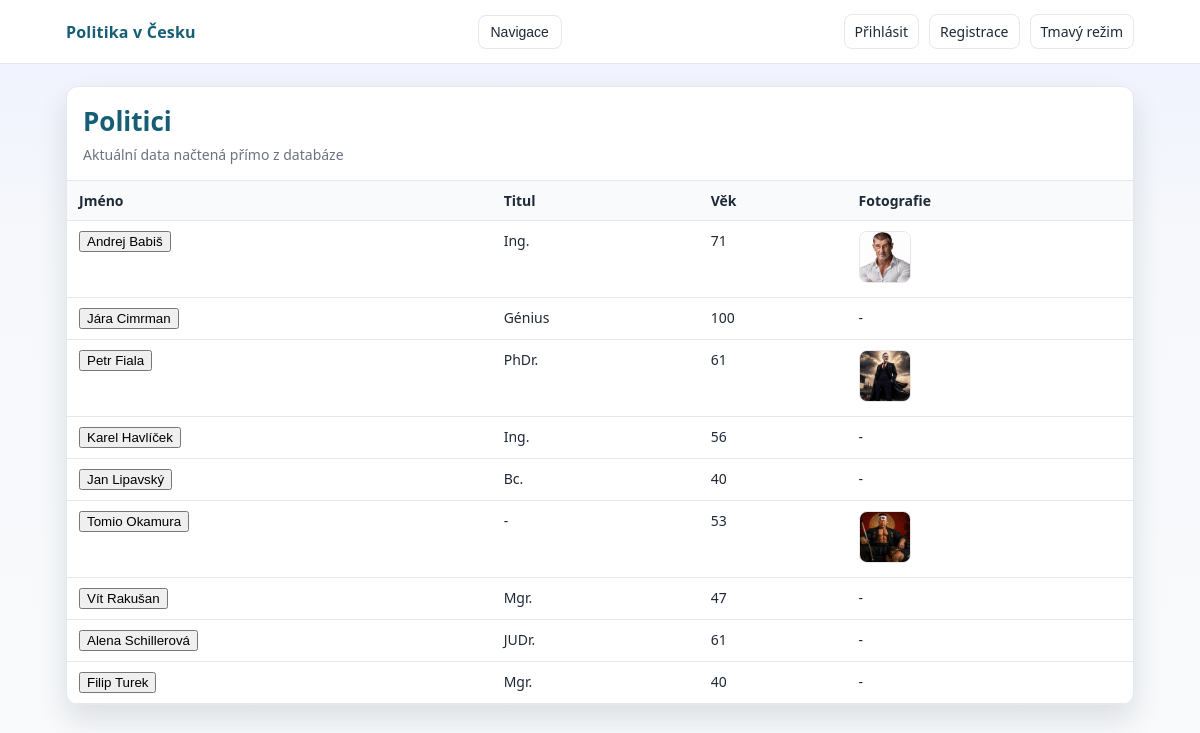
The app's page /politicians/ with its own data.
### politicians/models.py (models this page shows, shortened)
class Politician(models.Model):
    name = models.CharField(max_length=50, validators=[alphabetic_validator])
    surname = models.CharField(max_length=50, validators=[alphabetic_validator])
    title = models.CharField(max_length=50, blank=True, null=True)
    photo = models.BinaryField(blank=True, null=True)
    photo_file = models.ImageField(upload_to='photos/politicians/', blank=True, null=True)
    age = models.SmallIntegerField(blank=True, null=True, validators=[MinValueValidator(21), MaxValueValidator(100)])
    class Meta:
        db_table = 'politician'
        verbose_name = "politik"
        verbose_name_plural = "politici"

### politicians/views.py (the view)
# urls.py: path('politicians/', views.politicians_page, name='politicians'),
def politicians_page(request):
    politicians = Politician.objects.all().order_by('surname', 'name')
    context = {
        'page_title': 'Politici',
        'politicians': politicians,
    }
    return render(request, 'politicians/politicians.html', context)

### politicians/templates/politicians/politicians.html (shortened to what this page needs)
{% extends 'politicians/base.html' %}
{% block content %}
<div class="table-wrap">
    <table>
        <thead>
            <tr>
                <th>Jméno</th>
                <th>Titul</th>
                <th>Věk</th>
                <th>Fotografie</th>
            </tr>
        </thead>
        <tbody>
            {% for person in politicians %}
            <tr>
                <td>
                    <button type="button" class="details-btn" data-url="{% url 'politicians:politician_detail_json' person.pk %}">
                        {{ person.name }} {{ person.surname }}
                    </button>
                </td>
                <td>{{ person.title|default:'-' }}</td>
                <td>{{ person.age|default:'-' }}</td>
                <td>
                    {% if person.photo_file %}
                        <img class="thumb zoomable-photo" src="{{ person.photo_file.url }}" data-fullsrc="{{ person.photo_file.url }}" alt="{{ person.name }} {{ person.surname }}">
                    {% else %}
                        -
                    {% endif %}
                </td>
            </tr>
            {% empty %}
            <tr>
                <td colspan="6" class="empty">Žádní politici nebyli nalezeni.</td>
            </tr>
            {% endfor %}
        </tbody>
    </table>
</div>
{% endblock %}

### politicians/templates/politicians/base.html (style rules this page uses)
:root { --bg: #f6f8fb; --surface: #ffffff; --surface-2: #f8fafc; --ink: #1f2937; --muted: #6b7280; --accent: #0f766e; --accent-2: #155e75; --line: #e5e7eb; --shadow: 0 14px 30px rgba(15, 23, 42, 0.12); --hero: linear-gradient(180deg, #eef2ff 0%, var(--bg) 30%, #f8fafc 100%); }
* { box-sizing: border-box; }
body { margin: 0; font-family: Segoe UI, Tahoma, Geneva, Verdana, sans-serif; color: var(--ink); background: var(--hero); min-height: 100vh; }
.table-wrap { overflow-x: auto; }
table { width: 100%; border-collapse: collapse; font-size: 14px; }
th, td { text-align: left; padding: 10px 12px; border-bottom: 1px solid var(--line); vertical-align: top; }
th { background: var(--surface-2); color: var(--ink); font-weight: 600; }
img.thumb { width: 52px; height: 52px; object-fit: cover; border-radius: 8px; border: 1px solid var(--line); }
.zoomable-photo { cursor: zoom-in; }

### records on screen
Politician: name "Andrej", surname "Babiš", title "Ing.", age "71", photo_file (picture)
Politician: name "Jára", surname "Cimrman", title "Génius", age "100"
Politician: name "Petr", surname "Fiala", title "PhDr.", age "61", photo_file (picture)
Politician: name "Karel", surname "Havlíček", title "Ing.", age "56"
Politician: name "Jan", surname "Lipavský", title "Bc.", age "40"
Politician: name "Tomio", surname "Okamura", title "-", age "53", photo_file (picture)
Politician: name "Vít", surname "Rakušan", title "Mgr.", age "47"
Politician: name "Alena", surname "Schillerová", title "JUDr.", age "61"
Politician: name "Filip", surname "Turek", title "Mgr.", age "40"

### other values on screen
{{ page_title }} "Politici"
